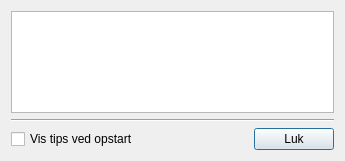
<?xml version="1.0" encoding="UTF-8"?>
<ui version="4.0">
 <class>LER</class>
 <widget class="QDialog" name="LER">
  <property name="geometry">
   <rect>
    <x>0</x>
    <y>0</y>
    <width>345</width>
    <height>161</height>
   </rect>
  </property>
  <property name="windowTitle">
   <string>LER2validering - dagens tip</string>
  </property>
  <layout class="QGridLayout" name="gridLayout">
   <item row="0" column="0">
    <layout class="QVBoxLayout" name="verticalLayout"/>
   </item>
   <item row="4" column="0">
    <widget class="Line" name="line">
     <property name="orientation">
      <enum>Qt::Horizontal</enum>
     </property>
    </widget>
   </item>
   <item row="5" column="0">
    <layout class="QHBoxLayout" name="horizontalLayout">
     <item>
      <widget class="QCheckBox" name="checkboxShowHints">
       <property name="text">
        <string>Vis tips ved opstart</string>
       </property>
      </widget>
     </item>
     <item>
      <spacer name="horizontalSpacer">
       <property name="orientation">
        <enum>Qt::Horizontal</enum>
       </property>
       <property name="sizeHint" stdset="0">
        <size>
         <width>40</width>
         <height>20</height>
        </size>
       </property>
      </spacer>
     </item>
     <item>
      <widget class="QPushButton" name="closeButton">
       <property name="text">
        <string>Luk</string>
       </property>
      </widget>
     </item>
    </layout>
   </item>
   <item row="3" column="0">
    <spacer name="verticalSpacer">
     <property name="orientation">
      <enum>Qt::Vertical</enum>
     </property>
     <property name="sizeHint" stdset="0">
      <size>
       <width>20</width>
       <height>40</height>
      </size>
     </property>
    </spacer>
   </item>
   <item row="2" column="0">
    <widget class="QPlainTextEdit" name="hintText"/>
   </item>
  </layout>
 </widget>
 <resources/>
 <connections/>
</ui>
